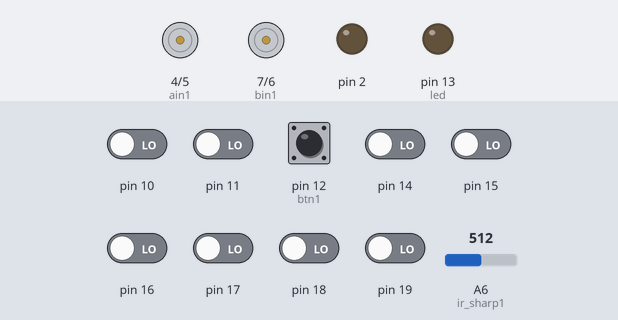
A sketch run on a simulated Arduino Nano, built with avr-gcc and run on an emulated ATmega328P. On the bench: motor-driver pin pairs drawn as motors (green arrow = first pin HIGH = forward, orange = second pin HIGH = backward, longer = more drive, scaled by the enable pin), output pins drawn as LEDs (lit = HIGH). Inputs (shaded band) come from the test bench; at power-on: pin 10, pin 11, pin 12 (btn1), pin 14–19 LOW, A6 (ir_sharp1) = 512.

Above: at 7.7 s.
7.8 s: pin 12 (btn1) pulled HIGH for 0.15 s
At 9.3 s:
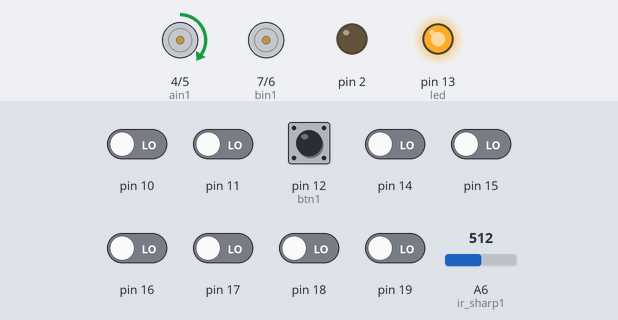
9.6 s: A6 (ir_sharp1) set to 490
At 9.89 s:
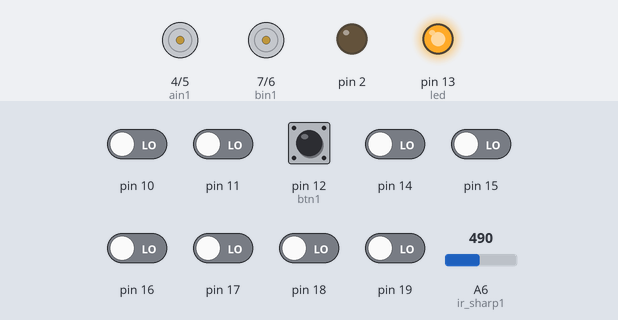
12.6 s: pin 10 driven HIGH
At 15.0 s:
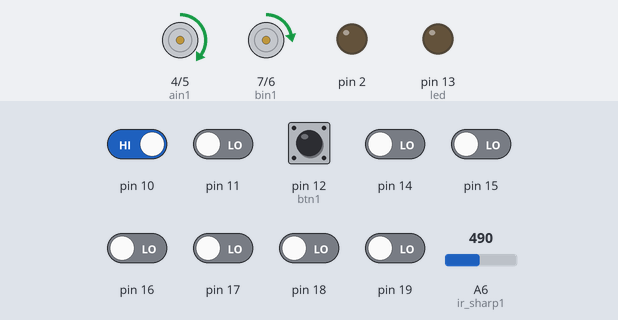
15.6 s: A6 (ir_sharp1) set to 511
17.9 s: pin 18 driven HIGH
At 18.3 s:
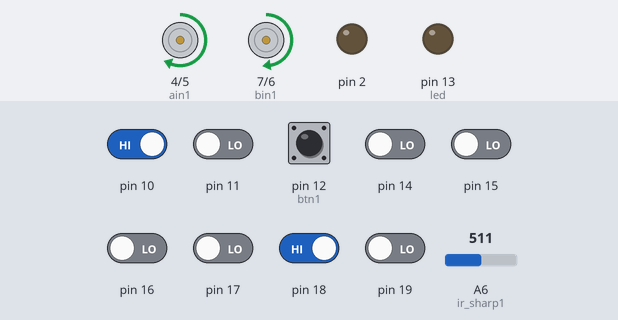
19.4 s: pin 11 driven HIGH
At 20.6 s:
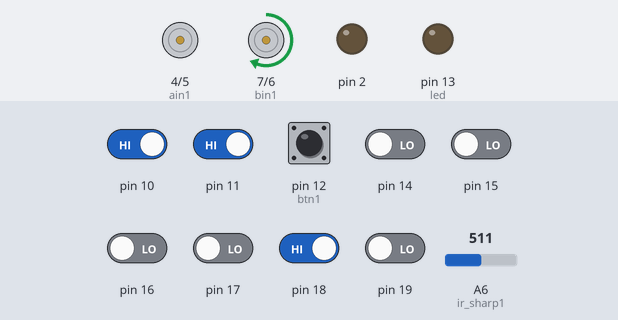
Timing chart, 0 to 21.9 s (numbered marks = the images above; inputs shaded):
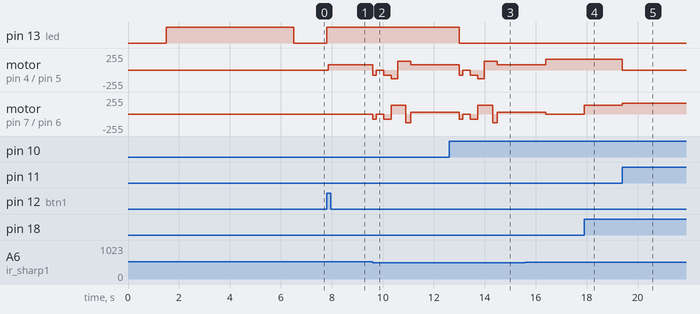

The sketch:

.8__resuelto_la_segunda_parte_de_la_pista__con_obstaculo_mas.ino
```cpp
#include <QTRSensors.h>

//DECLARACION DE ENTRADAS///////////////
//BOTONES

const int btn1=12; /////pulsador de inicio
///const int btn2=4;
const int led=13; ///led de calibracion
                  ///se apaga cuando termina la calaibracion

int cruzero = 80;   //// velocidad maxima en linea recta del robot

////motor izquierda
int pwmb=9;
int bin2=6;
int bin1=7;

/////motor derecha
int pwma=3;
int ain2=5;
int ain1=4;

int ir_sharp1 = A6;
int lectura1, sharp1;

int P=0;
int I=0;
int D=0;
int LAST=0;
float vel;

#define NUM_SENSORS   8     // numero de sensorea
#define TIMEOUT       2500  // 2500 tiempo de encendido y apagado de los sensores//para calibrar
#define EMITTER_PIN   8     // emicion de la señal al pin LEDON del QTR

//numeracion de los pines a usar del sensor QTR(1-8)y uso de las variables de calibración
QTRSensorsRC qtrrc((unsigned char[]) {19, 18, 11, 17, 16, 10, 15, 14},
  NUM_SENSORS, TIMEOUT, EMITTER_PIN);
unsigned int sensorValues[NUM_SENSORS];

unsigned int position=0;

void setup()
{

  pinMode(btn1, INPUT);

  pinMode(pwma,OUTPUT);
  pinMode(ain1,OUTPUT);
  pinMode(ain2,OUTPUT);
  pinMode(pwmb,OUTPUT);
  pinMode(bin1,OUTPUT);
  pinMode(bin2,OUTPUT);
  pinMode(ir_sharp1,INPUT);

  pinMode(led,OUTPUT);
  // comienzo de la calibración de los sensores QTR
  Serial.begin(9600); // set the data rate in bits per second for serial data transmission
  delay(1500);
  digitalWrite(led, HIGH);
   for (int j = 0; j < 200; j++)
 {

  qtrrc.calibrate();

 }
 // se termina de calibrar
  digitalWrite(led, LOW);

 digitalWrite(ain1,HIGH);
 digitalWrite(ain2,LOW);

 digitalWrite(bin1,HIGH);
 digitalWrite(bin2,LOW);

 analogWrite(pwma,0);
 analogWrite(pwmb,0);

 pinMode(2,OUTPUT);
 digitalWrite(2,LOW);
}


void loop()
{

  if (digitalRead(btn1)==1){

for(;;){ ///OJO este es un bucle infinito parecido al while true

lectura1 = analogRead(ir_sharp1); // lectura del sensor 0
  sharp1 = pow(3027.4 / lectura1, 1.000)-1; // 497=5cm conversión a centímetros
  delayMicroseconds(1); // tiempo de espera

  qtrrc.read(sensorValues);

     position = qtrrc.readLine(sensorValues, QTR_EMITTERS_ON, 0);///0 para pista blanca con linea negra
                                                                 ///1 para pista negra en linea blanca

 P = ((position)-(3500)); /// ERROR

 ///D = (P - LAST); ///ERROR MENOS EL ERRROR ANTERIOR
 ///I = (P + LAST); ///


/////////////////////////

 D= (P - LAST); /// ERROR MENOS EL ERROR ANTERIOR , DERIVATIVO
   I=(P+ LAST); //INTEGRAL


//vel=(P*0.025)+(D*0.095)+(I*0); // PID

vel=(P*0.087)+(D*0.06)+(I*0.00470);// para velocidad 120//////estaba en 0.0925

//vel=(P*0.0428)+(D*0.085)+(I*0); //para velocidad 80 kd=0.06

///CRUZERO =VELOCIDAD PUNTA , V

    if(vel >cruzero) vel=cruzero;
    if(vel<-cruzero) vel=-cruzero;

  analogWrite(pwma,cruzero+vel); // VELOCIDAD PARA EL MOTOR DERECHO
  analogWrite(pwmb,cruzero-vel); //  VELOCIDAD PARA EL MOTOR IZQUIERDO

 digitalWrite(ain1,HIGH);   ///FRENTE
 digitalWrite(ain2,LOW);
 digitalWrite(bin1,HIGH);  ///FRENTE
 digitalWrite(bin2,LOW);


if((sensorValues[0]<=250)&&(sensorValues[1]<=250)&&(sensorValues[4]==1000)&&(sensorValues[5]==1000)&&(sensorValues[6]==1000)&&(sensorValues[7]==1000))
{
  //gira a la derecha
 analogWrite(pwma,cruzero+vel); // VELOCIDAD PARA EL MOTOR DERECHO
  analogWrite(pwmb,cruzero-vel-I); //  VELOCIDAD PARA EL MOTOR IZQUIERDO
 digitalWrite(ain1,HIGH);   ///FRENTE
 digitalWrite(ain2,LOW);
 digitalWrite(bin1,LOW);  ///RETROCEDE
 digitalWrite(bin2,HIGH);
 delay(40);
}

if ((sensorValues[0]==1000)&&(sensorValues[1]==1000)&&(sensorValues[2]==1000)&&(sensorValues[3]==1000)&&(sensorValues[4]==1000)&&(sensorValues[5]==1000)&&(sensorValues[6]<=250)&&(sensorValues[7]<=250))
{
  //gira a la izquierda
 analogWrite(pwma,cruzero+vel+I); // VELOCIDAD PARA EL MOTOR DERECHO
  analogWrite(pwmb,cruzero-vel); //  VELOCIDAD PARA EL MOTOR IZQUIERDO
 digitalWrite(ain1,LOW);   ///RETROCEDE
 digitalWrite(ain2,HIGH);
 digitalWrite(bin1,HIGH);  ///FRENTE
 digitalWrite(bin2,LOW);
 delay(40);
}


 else if((sensorValues[0]<=150)&&(sensorValues[1]<=150)&&(sensorValues[2]<=150)&&(sensorValues[3]<=150)&&(sensorValues[4]<=150)&&(sensorValues[5]<=150)&&(sensorValues[6]<=150)&&(sensorValues[7]<=150))
{
 digitalWrite(ain1,HIGH);   ///FRENTE
 digitalWrite(ain2,LOW);
 digitalWrite(bin1,HIGH);  ///FRENTE
 digitalWrite(bin2,LOW);
 analogWrite(pwma,80); // VELOCIDAD PARA EL MOTOR DERECHO
 analogWrite(pwmb,80); //  VELOCIDAD PARA EL MOTOR IZQUIERDO
 delay(1);
 digitalWrite(13,HIGH);
}
else
{
  digitalWrite(13,LOW);
}

if((sensorValues[0]==1000)&&(sensorValues[1]==1000)&&(sensorValues[2]==1000)&&(sensorValues[3]==1000)&&(sensorValues[4]==1000)&&(sensorValues[5]==1000)&&(sensorValues[6]==1000)&&(sensorValues[7]==1000))
{
 digitalWrite(ain1,LOW);   ///FRENTE
 digitalWrite(ain2,HIGH);
 digitalWrite(bin1,HIGH);  ///FRENTE
 digitalWrite(bin2,LOW);
 analogWrite(pwma,80); // VELOCIDAD PARA EL MOTOR DERECHO
 analogWrite(pwmb,100); //  VELOCIDAD PARA EL MOTOR IZQUIERDO
 delay(150);
}

if ((sensorValues[0]==1000)&&(sensorValues[1]==1000)&&(sensorValues[2]==1000)&&(sensorValues[3]==1000)&&(sensorValues[4]==1000)&&(sensorValues[5]==1000)&&(sensorValues[6]==1000)&&(sensorValues[7]<=250))
{
  //gira a la izquierda
 analogWrite(pwma,cruzero+vel+I); // VELOCIDAD PARA EL MOTOR DERECHO
  analogWrite(pwmb,cruzero-vel); //  VELOCIDAD PARA EL MOTOR IZQUIERDO
 digitalWrite(ain1,LOW);   ///RETROCEDE
 digitalWrite(ain2,HIGH);
 digitalWrite(bin1,HIGH);  ///FRENTE
 digitalWrite(bin2,LOW);
 delay(40);
}
if((sharp1==5)||(sharp1==6)||(sharp1==7)||(sharp1==8)||(sharp1==9)||(sharp1==10)||(sharp1==11)||(sharp1==12)||(sharp1==13)||(sharp1==14))
{
     digitalWrite(ain1,LOW);   ///FRENTE
 digitalWrite(ain2,HIGH);
 digitalWrite(bin1,LOW);  ///FRENTE
 digitalWrite(bin2,HIGH);
 analogWrite(pwma,80); // VELOCIDAD PARA EL MOTOR DERECHO
 analogWrite(pwmb,80); //  VELOCIDAD PARA EL MOTOR IZQUIERDO
  delay(130);
  digitalWrite(ain1,LOW);   ///FRENTE
 digitalWrite(ain2,LOW);
 digitalWrite(bin1,LOW);  ///FRENTE
 digitalWrite(bin2,LOW);
 analogWrite(pwma,0); // VELOCIDAD PARA EL MOTOR DERECHO
 analogWrite(pwmb,0); //  VELOCIDAD PARA EL MOTOR IZQUIERDO
  delay(300);
   digitalWrite(ain1,LOW);   ///FRENTE
 digitalWrite(ain2,HIGH);
 digitalWrite(bin1,LOW);  ///FRENTE
 digitalWrite(bin2,HIGH);
 analogWrite(pwma,80); // VELOCIDAD PARA EL MOTOR DERECHO
 analogWrite(pwmb,80); //  VELOCIDAD PARA EL MOTOR IZQUIERDO
  delay(300);
  digitalWrite(ain1,LOW);   ///FRENTE
 digitalWrite(ain2,HIGH);
 digitalWrite(bin1,HIGH);  ///FRENTE
 digitalWrite(bin2,LOW);
 analogWrite(pwma,130); // VELOCIDAD PARA EL MOTOR DERECHO
 analogWrite(pwmb,130); //  VELOCIDAD PARA EL MOTOR IZQUIERDO
  delay(250);
   digitalWrite(ain1,HIGH);   ///FRENTE
 digitalWrite(ain2,LOW);
 digitalWrite(bin1,HIGH);  ///FRENTE
 digitalWrite(bin2,LOW);
 analogWrite(pwma,130); // VELOCIDAD PARA EL MOTOR DERECHO
 analogWrite(pwmb,130); //  VELOCIDAD PARA EL MOTOR IZQUIERDO
  delay(320);
  digitalWrite(ain1,HIGH);   ///FRENTE
 digitalWrite(ain2,LOW);
 digitalWrite(bin1,LOW);  ///FRENTE
 digitalWrite(bin2,HIGH);
 analogWrite(pwma,130); // VELOCIDAD PARA EL MOTOR DERECHO
 analogWrite(pwmb,130); //  VELOCIDAD PARA EL MOTOR IZQUIERDO
  delay(190);
  digitalWrite(ain1,HIGH);   ///FRENTE
 digitalWrite(ain2,LOW);
 digitalWrite(bin1,HIGH);  ///FRENTE
 digitalWrite(bin2,LOW);
 analogWrite(pwma,80); // VELOCIDAD PARA EL MOTOR DERECHO
 analogWrite(pwmb,29); //  VELOCIDAD PARA EL MOTOR IZQUIERDO
  delay(1900);
}

LAST=P;
}////BUCLE INFINITO
}///PRESIONO BOTON
}///FIN DEL LOOP
```

Measured:
- the behaviour switches between 505 and 504 on A6 (ir_sharp1) (found by bisection; images 1 and 2)
- after the input at 7.8 s, pin 13 (led): LOW → HIGH at once; motor on pin 4 (ain1) / pin 5 (ain2): stopped → forward 79/255 after 0.06 s
- after the input at 9.6 s, motor on pin 4 (ain1) / pin 5 (ain2): forward 79/255 → backward 80/255 at once, → stopped 0.13 s later, → backward 80/255 0.30 s later, → backward 130/255 0.30 s later, … (6 changes in this stretch)
- after the input at 12.6 s, pin 13 (led): HIGH → LOW after 0.41 s
- after the input at 17.9 s, motor on pin 7 (bin1) / pin 6 (bin2): stopped → forward 128/255 at once
- after the input at 19.4 s, motor on pin 4 (ain1) / pin 5 (ain2): forward 160/255 → stopped at once; motor on pin 7 (bin1) / pin 6 (bin2): forward 128/255 → forward 160/255 at once
